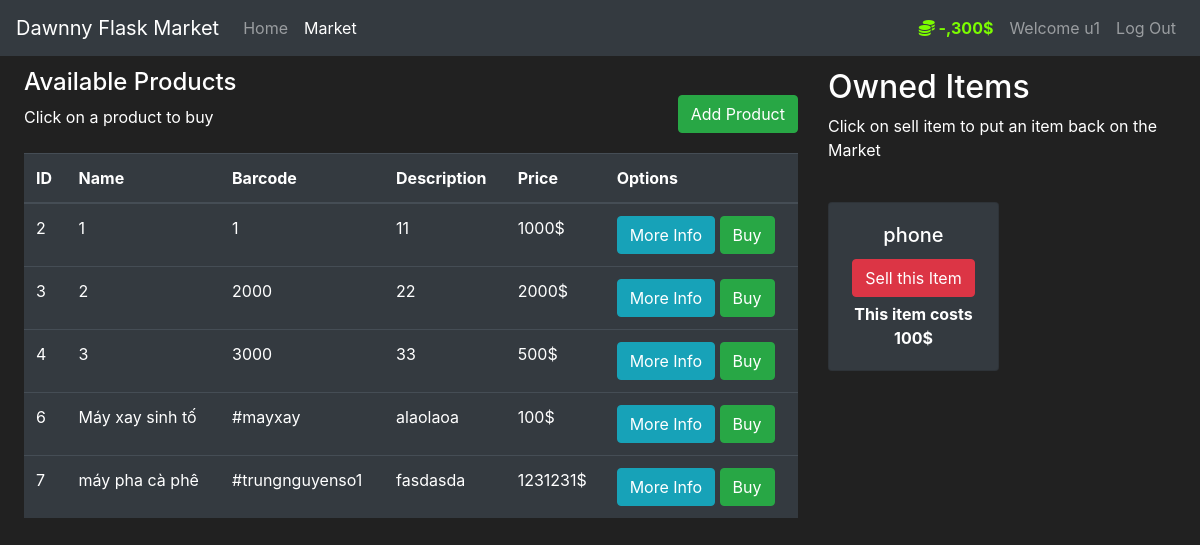
The app's page /market (signed in) with its own data.
### market/models.py (models this page shows, shortened)
class User(db.Model, UserMixin):
    id = db.Column(db.Integer, primary_key=True)        #phải để id vì đang có lỗi import, mà hàm get_id của flask_login đòi column tên là id
    user_name = db.Column(db.String(20), nullable=False, unique=True)
    user_email = db.Column(db.String(50), nullable=False, unique=True)
    user_password = db.Column(db.String(60), nullable=False)
    user_budget = db.Column(db.Integer(), nullable=False, default=1000)
    user_items = db.relationship('Item', backref = 'owned_user', lazy=True)
    @property
    def password(self):
        return self.password
    @property
    def prettier_budget(self):
        if len(str(self.user_budget)) >= 4:
            return f'{str(self.user_budget)[:-3]},{str(self.user_budget)[-3:]}$'
        else:
            return f"{self.user_budget}$"

class Item(db.Model):
    item_id = db.Column(db.Integer, primary_key=True)
    item_name = db.Column(db.String(50), nullable=False, unique=True)
    item_barcode = db.Column(db.String(50), nullable=False, unique=True)
    item_price = db.Column(db.Integer(), nullable=False)
    item_description = db.Column(db.String(100), nullable=False)
    item_owner = db.Column(db.Integer, db.ForeignKey('user.id'))

### market/routes.py (the view, shortened to what this page needs)
@app.route('/market', methods=['GET', 'POST'])
@login_required             #yêu cầu user phải đăng nhập mới được vô trang market ==> file init phải có thêm dòng 13,14
def market_page():
    purchaseForm = PurchaseForm()
    sellForm = SellForm()
    addForm = AddForm()
    if request.method == 'GET':
        items = Item.query.filter_by(item_owner=None)    #return all the items in the db MÀ CHƯA CÓ OWNER
        owned_items = Item.query.filter_by(item_owner=current_user.id)
        return render_template('market.html', items=items, purchaseForm=purchaseForm,owned_items = owned_items, sellForm=sellForm, addForm= addForm)

### market/models.py (called while the page is built)
@login_manager.user_loader
def load_user(user_id):
    return User.query.get(int(user_id))

### market/templates/market.html (shortened to what this page needs)
{% extends 'base.html' %}
{% block content %}
    <div class="row" style="margin-top: 12px; padding-left: 24px;">
        <div class="col-8">
            <h4>Available Products</h4>
            <p>Click on a product to buy</p>
            <button class="btn btn-success" data-toggle="modal" data-target="#Modal-Add" style="float: right; margin-top: -50px;">Add Product</button>
            <br>
            <table class="table table-hover table-dark " style="margin-top: -16px;">
                <thead>
                    <tr>
                        <th scope="col">ID</th>
                        <th scope="col">Name</th>
                        <th scope="col">Barcode</th>
                        <th scope="col">Description</th>
                        <th scope="col">Price</th>
                        <th scope="col">Options</th>
                    </tr>
                </thead>
                <tbody>
                    {% for item in items %}
                        <tr>
                            <td>{{ item.item_id }}</td>
                            <td>{{ item.item_name }}</td>
                            <td>{{ item.item_barcode }}</td>
                            <td>{{ item.item_description }}</td>
                            <td>{{ item.item_price }}$</td>
                            <td>
                                <button class="btn btn-outline btn-info" data-toggle="modal" data-target="#Modal-MoreInfo-{{item.item_id}}">More Info</button>
                                <button class="btn btn-outline btn-success" data-toggle="modal" data-target="#Modal-PurchaseConfirm-{{ item.item_id }}">Buy</button>
                            </td>
                        </tr>
                    {% endfor %}
                </tbody>
            </table>
        </div>
        <div class="col-4">
            <h2>Owned Items</h2>
            <p>Click on sell item to put an item back on the Market</p>
            <br>
            <div class="row">
               {% for owned_item in owned_items %}
                 <div class="col-md-6">
                     <div style="margin-bottom: 5px" class="card text-center bg-dark">
                          <div class="card-body">
                              <h5 class="card-title">{{ owned_item.item_name }}</h5>
                              <button type="button" class="btn btn-danger" style="margin-bottom: 5px"
                                      data-toggle="modal" data-target="#Modal-SellConfirm-{{ owned_item.item_id }}">
                                  Sell this Item
                              </button>
                              <p class="card-text"><strong>
                                  This item costs {{ owned_item.item_price }}$
                              </strong></p>
                          </div>
                      </div>
                 </div>
               {% endfor %}
            </div>
        </div>
    </div>
{% endblock %}

### market/templates/base.html (shortened to what this page needs)
<!doctype html>
<html lang="en">
<head>
    <link rel="stylesheet" href="https://cdn.jsdelivr.net/npm/bootstrap@4.5.3/dist/css/bootstrap.min.css">
</head>
<body>
    <nav class="navbar navbar-expand-md navbar-dark bg-dark">
        <a class="navbar-brand" href="#">Dawnny Flask Market</a>
        <div class="collapse navbar-collapse" id="navbarNav">
            <ul class="navbar-nav mr-auto">
                <li class="nav-item ">
                    <a class="nav-link" href="{{ url_for('home_page') }}">Home <span class="sr-only">(current)</span></a>
                </li>
                <li class="nav-item active">
                    <a class="nav-link" href="{{ url_for('market_page') }}">Market</a>
                </li>
            </ul>
            {% if current_user.is_authenticated %}
            <ul class="navbar-nav">
                <li class="nav-item">
                    <a class="nav-link" style="color:lawngreen; font-weight: bold;">
                        <i class="fas fa-coins"></i>
                        {{ current_user.prettier_budget }}
                    </a>
                </li>
                <li class="nav-item">
                    <a class="nav-link">Welcome {{ current_user.user_name }}</a>
                </li>
                <li class="nav-item">
                    <a class="nav-link" href="{{ url_for('logout_page') }}">Log Out</a>
                </li>
            </ul>
            {% endif %}
        </div>
    </nav>
    {% block content %}
    {% endblock %}
</body>
</html>

### market/templates/base.html (style rules this page uses)
body { background-color: #212121; color: white }

### records on screen
User: prettier_budget "-,300$", user_name "u1"
Item: item_id "2", item_name "1", item_barcode "1", item_description "11", item_price "1000"
Item: item_id "3", item_name "2", item_barcode "2000", item_description "22", item_price "2000"
Item: item_id "4", item_name "3", item_barcode "3000", item_description "33", item_price "500"
Item: item_id "6", item_name "Máy xay sinh tố", item_barcode "#mayxay", item_description "alaolaoa", item_price "100"
Item: item_id "7", item_name "máy pha cà phê", item_barcode "#trungnguyenso1", item_description "fasdasda", item_price "1231231"
Item: item_name "phone", item_price "100"
